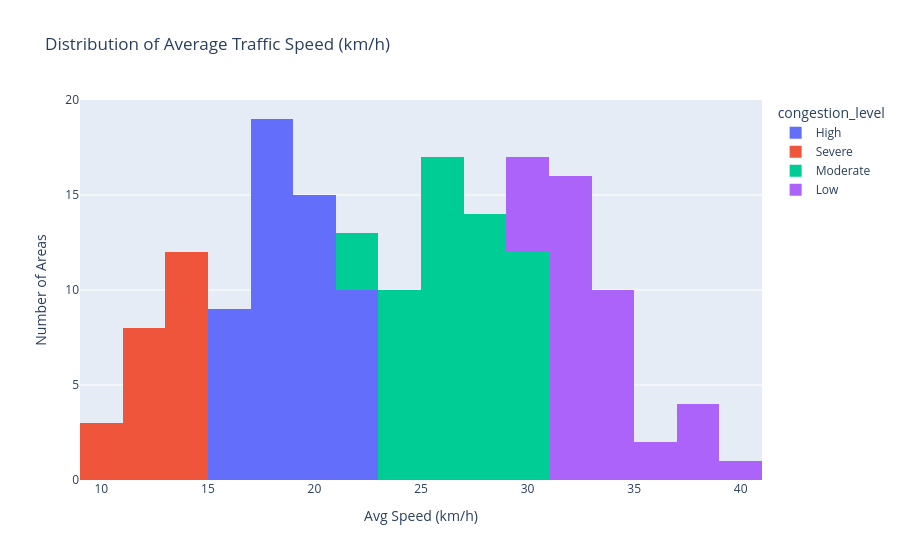

This figure's notebook cell:
### Markdown cell above
### 3.4 Histogram — Distribution of average traffic speed

### Code cell
fig = px.histogram(
    df, x="avg_traffic_speed_kmph", nbins=20, color="congestion_level",
    title="Distribution of Average Traffic Speed (km/h)"
)
fig.update_layout(xaxis_title="Avg Speed (km/h)", yaxis_title="Number of Areas")
fig.show()

### Figure 1 — Plotly figure (JSON) as saved in the notebook; plotly's stock layout.template omitted (floating-point values rounded to 4 significant figures)
{"data": [{"bingroup": "x", "hovertemplate": "congestion_level=High<br>avg_traffic_speed_kmph=%{x}<br>count=%{y}<extra></extra>", "legendgroup": "High", "marker": {"color": "#636efa", "pattern": {"shape": ""}}, "name": "High", "nbinsx": 20, "orientation": "v", "showlegend": true, "type": "histogram", "x": [18.5, 21.0, 21.2, 16.9, 20.0, 21.0, 18.5, 18.9, 20.8, 19.4, 19.1, 17.7, 17.7, 17.7, 18.0, 17.2, 16.8, 21.2, 20.6, 18.8, 21.5, 18.8, 20.6, 19.5, 21.1, 21.9, 16.3, 19.4, 17.0, 15.2, 19.6, 16.1, 21.4, 20.7, 18.4, 16.2, 21.6, 19.1, 19.0, 16.0, 19.7, 18.4, 18.3, 20.7, 17.0, 18.3, 16.4, 20.5, 18.9, 18.3, 21.5, 18.1, 15.9], "xaxis": "x", "yaxis": "y"}, {"bingroup": "x", "hovertemplate": "congestion_level=Severe<br>avg_traffic_speed_kmph=%{x}<br>count=%{y}<extra></extra>", "legendgroup": "Severe", "marker": {"color": "#EF553B", "pattern": {"shape": ""}}, "name": "Severe", "nbinsx": 20, "orientation": "v", "showlegend": true, "type": "histogram", "x": [13.5, 11.7, 14.2, 14.3, 10.6, 13.6, 12.8, 12.0, 11.5, 9.8, 13.0, 9.5, 13.3, 12.5, 13.5, 13.8, 14.7, 12.6, 14.3, 13.9, 13.1, 12.1, 12.5], "xaxis": "x", "yaxis": "y"}, {"bingroup": "x", "hovertemplate": "congestion_level=Moderate<br>avg_traffic_speed_kmph=%{x}<br>count=%{y}<extra></extra>", "legendgroup": "Moderate", "marker": {"color": "#00cc96", "pattern": {"shape": ""}}, "name": "Moderate", "nbinsx": 20, "orientation": "v", "showlegend": true, "type": "histogram", "x": [25.8, 24.9, 24.0, 28.7, 27.9, 26.0, 25.2, 22.1, 24.7, 28.7, 29.8, 29.1, 29.6, 22.3, 26.1, 29.9, 29.4, 29.1, 28.4, 27.2, 29.1, 27.2, 25.0, 26.0, 29.3, 26.7, 26.8, 27.2, 26.4, 28.4, 28.5, 29.7, 24.6, 25.8, 28.7, 26.3, 27.2, 25.1, 25.2, 23.6, 22.0, 28.9, 23.1, 24.8, 29.5, 29.2, 25.0, 24.0, 26.2, 25.3, 25.1, 24.1, 28.7, 23.1, 27.0, 29.8], "xaxis": "x", "yaxis": "y"}, {"bingroup": "x", "hovertemplate": "congestion_level=Low<br>avg_traffic_speed_kmph=%{x}<br>count=%{y}<extra></extra>", "legendgroup": "Low", "marker": {"color": "#ab63fa", "pattern": {"shape": ""}}, "name": "Low", "nbinsx": 20, "orientation": "v", "showlegend": true, "type": "histogram", "x": [30.2, 32.1, 33.2, 33.1, 30.7, 32.4, 34.7, 34.7, 32.7, 32.4, 34.6, 31.4, 32.0, 31.2, 31.1, 30.7, 32.8, 33.9, 31.4, 31.7, 35.6, 30.2, 30.4, 38.3, 32.7, 31.2, 37.8, 40.0, 37.7, 33.2, 34.4, 36.1, 38.1, 34.6, 32.1, 32.3, 32.5, 33.5], "xaxis": "x", "yaxis": "y"}], "layout": {"barmode": "relative", "legend": {"title": {"text": "congestion_level"}, "tracegroupgap": 0}, "title": {"text": "Distribution of Average Traffic Speed (km/h)"}, "xaxis": {"anchor": "y", "domain": [0, 1], "title": {"text": "Avg Speed (km/h)"}}, "yaxis": {"anchor": "x", "domain": [0, 1], "title": {"text": "Number of Areas"}}}}
